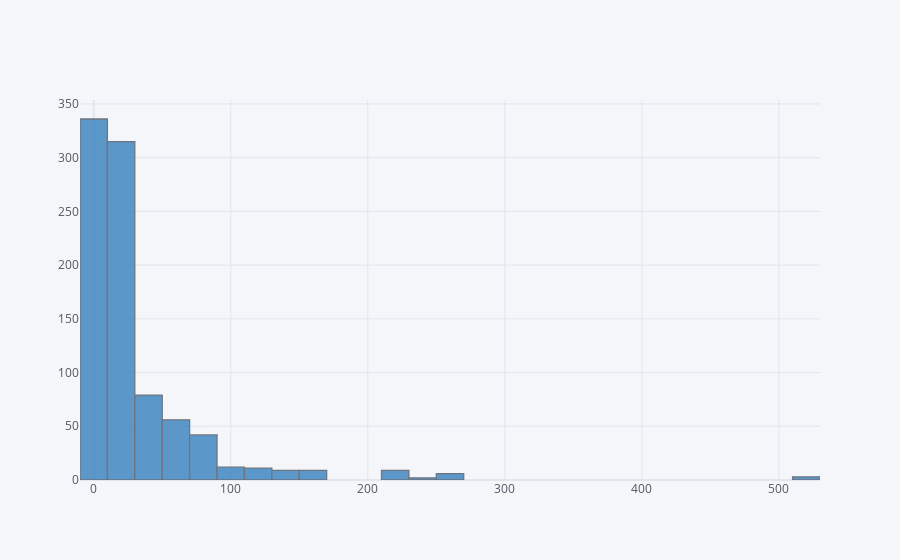

This figure's notebook cell:
### Code cell
df_train['Fare'].iplot(kind='hist',bins=30,color='blue')

### Figure 1 — Plotly figure (JSON) as saved in the notebook; plotly's stock layout.template omitted (floating-point values rounded to 4 significant figures; data arrays with more than 128 entries replaced by an {"elided": "..."} marker saying what was removed)
{"data": [{"histfunc": "count", "histnorm": "", "marker": {"color": "rgba(55, 128, 191, 1.0)", "line": {"color": "#4D5663", "width": 1.3}}, "name": "Fare", "nbinsx": 30, "opacity": 0.8, "orientation": "v", "type": "histogram", "x": {"elided": "889 float values"}}], "layout": {"barmode": "overlay", "legend": {"bgcolor": "#F5F6F9", "font": {"color": "#4D5663"}}, "paper_bgcolor": "#F5F6F9", "plot_bgcolor": "#F5F6F9", "title": {"font": {"color": "#4D5663"}}, "xaxis": {"gridcolor": "#E1E5ED", "showgrid": true, "tickfont": {"color": "#4D5663"}, "title": {"font": {"color": "#4D5663"}, "text": ""}, "zerolinecolor": "#E1E5ED"}, "yaxis": {"gridcolor": "#E1E5ED", "showgrid": true, "tickfont": {"color": "#4D5663"}, "title": {"font": {"color": "#4D5663"}, "text": ""}, "zerolinecolor": "#E1E5ED"}}}
